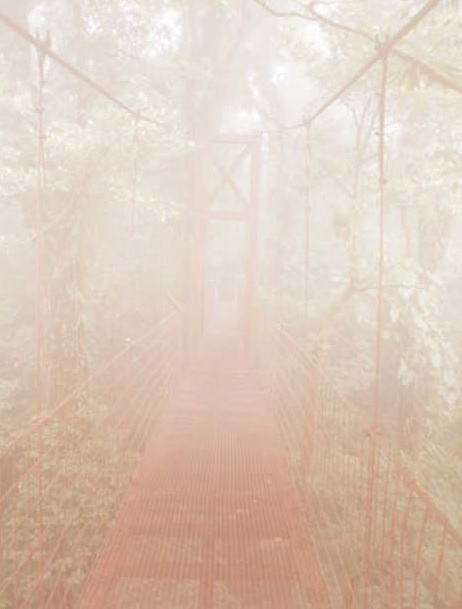
#> input picture media/hazed.jpg, 462 x 609 px
$ python defogging.py   (older library calls are emulated)
#> lines starting #> are read from the running program, lines starting #| are printed output that depends on the picture
import math
import numpy as np
import cv2

def AirlightEstimation(image,dep):
    [h,w] = image.shape[:2]
    imsz = h*w
    numpx = int(max(math.floor(imsz/1000),1))
    darkvec = dep.reshape(imsz,1);
    imvec = image.reshape(imsz,3)

    indices = darkvec.argsort();
    indices = indices[imsz-numpx::]

    atmlit = np.zeros([1,3])
    for ind in range(1,numpx):
        atmlit = atmlit + imvec[indices[ind]]

    air = atmlit / numpx
    return air

def DepthFusion(image,sz):
    b,g,r = cv2.split(image)
    dist = cv2.min(cv2.min(r,g),b)
    kernel = cv2.getStructuringElement(cv2.MORPH_RECT,(sz,sz))
    dep = cv2.erode(dist,kernel)
    return dep

def DepthEstimate(image,air,sz):
    alpha = 0.95
    im3 = np.empty(image.shape,image.dtype)

    for ind in range(0,3):
        im3[:,:,ind] = image[:,:,ind]/air[0,ind]

    depth = 1 - alpha*DepthFusion(im3,sz)
    return depth

def Depthfilter(image,p,r,eps):
    mean1 = cv2.boxFilter(image,cv2.CV_64F,(r,r))
    mean2 = cv2.boxFilter(p, cv2.CV_64F,(r,r))
    mean3 = cv2.boxFilter(image*p,cv2.CV_64F,(r,r))
    cov = mean3 - mean1*mean2

    meanI = cv2.boxFilter(image*image,cv2.CV_64F,(r,r))
    var_I   = meanI - mean1*mean2

    a = cov/(var_I + eps)
    b = mean2 - a*mean1

    a_mean = cv2.boxFilter(a,cv2.CV_64F,(r,r))
    b_mean = cv2.boxFilter(b,cv2.CV_64F,(r,r))

    q = a_mean*image + b_mean
    return q

def DepthMap(image,et):
    gray = cv2.cvtColor(image,cv2.COLOR_BGR2GRAY);
    gray = np.float64(gray)/255;
    r = 60
    eps = 0.0001
    t = Depthfilter(gray,et,r,eps)

    return t

def SceneReflect(image,t,air,tx = 0.1):
    res = np.empty(image.shape,image.dtype)
    t = cv2.max(t,tx)

    for ind in range(0,3):
        res[:,:,ind] = (image[:,:,ind]-air[0,ind])/t + air[0,ind]

    return res

if __name__ == '__main__':
    fn = 'media/hazed.jpg'
    src = cv2.imread(fn);
#> src is the input picture: shape (609, 462, 3); mean B, G, R 185.3, 200.6, 220.8
    I = src.astype('float64')/255
    dep = DepthFusion(I,15)
#> in DepthFusion, `dep = cv2.erode(dist,kernel)`:
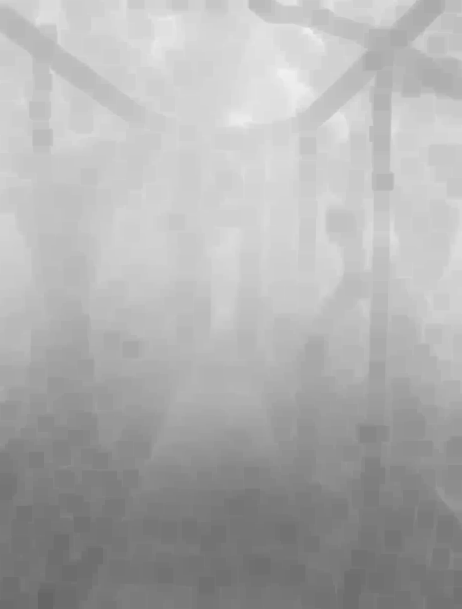
#> dep: shape (609, 462) float64; min 0.4, max 0.941, mean 0.686
    air = AirlightEstimation(I,dep);
#> in AirlightEstimation, `indices = indices[imsz-numpx::]`: indices = 281 values from 0 to 0
#> the loop in AirlightEstimation, `for ind in range(1,numpx):` made 280 passes
#> atmlit on passes 1 to 3: [[0.847, 0.855, 0.898]], [[1.69, 1.71, 1.8]], [[2.54, 2.56, 2.69]]
#> after the loop in AirlightEstimation, `for ind in range(1,numpx):`: atmlit = [[237.2, 239.4, 251.5]]
#> in AirlightEstimation, `air = atmlit / numpx`: air = [[0.844, 0.852, 0.895]]
#> air = [[0.844, 0.852, 0.895]]
    te = DepthEstimate(I,air,15)
#> after the loop in DepthEstimate, `for ind in range(0,3):`:
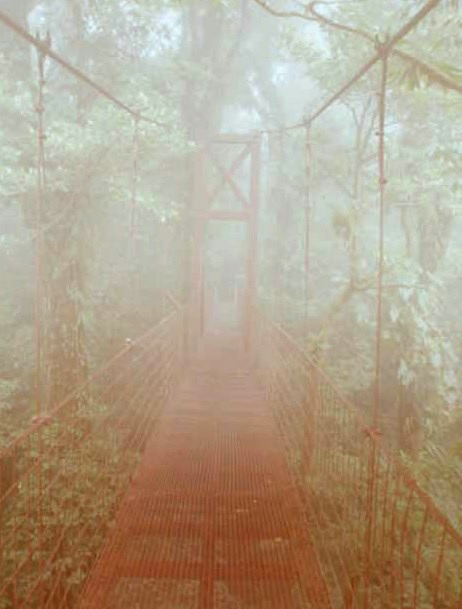
#> im3: shape (609, 462, 3) float64; mean B, G, R 0.861, 0.924, 0.968; drawn with min black and max white
    t = DepthMap(src,te)
#> in Depthfilter, `a_mean = cv2.boxFilter(a,cv2.CV_64F,(r,r))`:
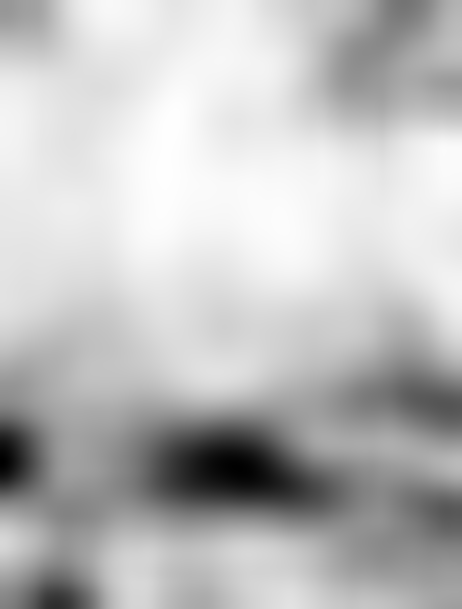
#> a_mean: shape (609, 462) float64; min -0.00403, max -5.45e-05, mean -0.00106; drawn with min black and max white
    J = SceneReflect(I,t,air,0.1)
#> after the loop in SceneReflect, `for ind in range(0,3):`:
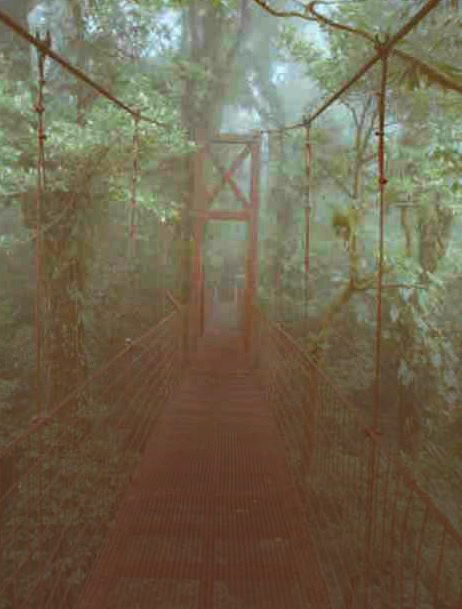
#> res: shape (609, 462, 3) float64; mean B, G, R 0.537, 0.781, 0.888; drawn with min black and max white
    arr = np.hstack((I, J))
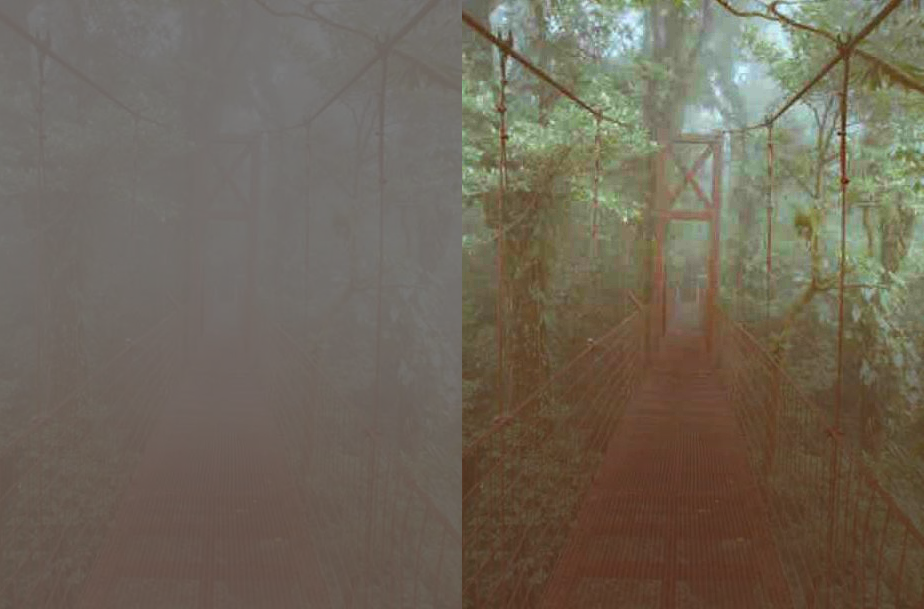
#> arr: shape (609, 924, 3) float64; mean B, G, R 0.632, 0.784, 0.877; drawn with min black and max white
    #cv2.imshow("contrast", arr)
    cv2.imwrite("defog.png", J*255 )
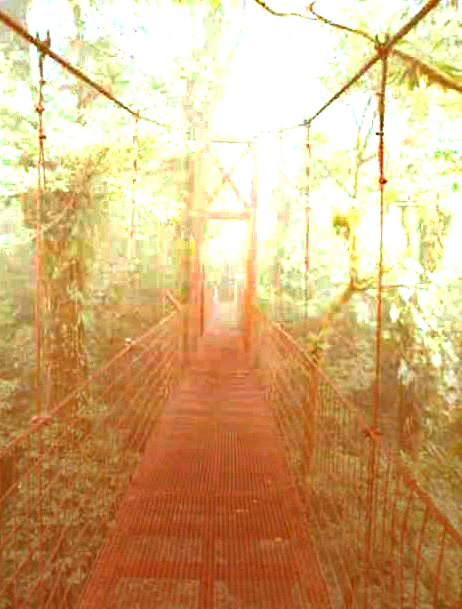
#> saved as defog.png: shape (609, 462, 3); mean B, G, R 125.5, 175.1, 211.1
    cv2.imwrite("contrast.png", arr*255)
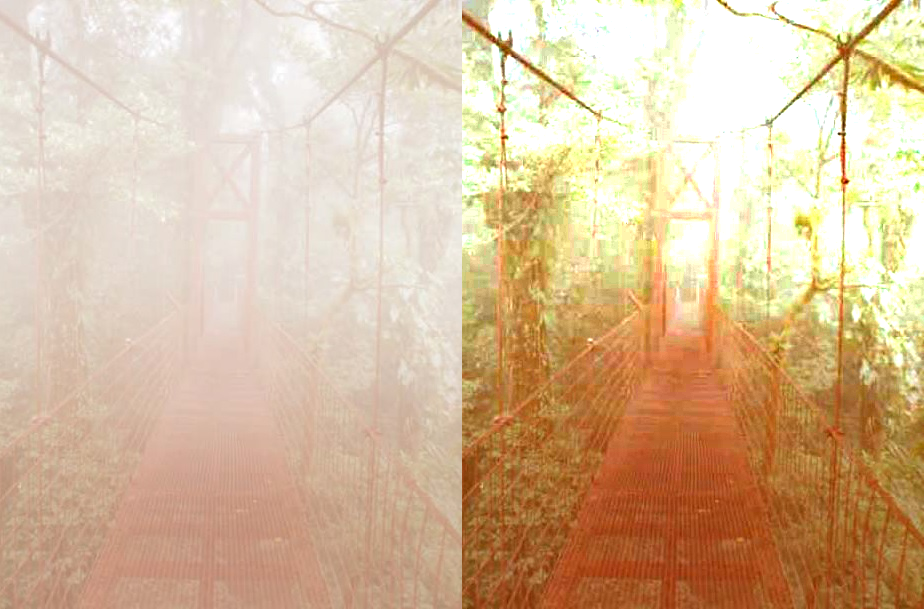
#> saved as contrast.png: shape (609, 924, 3); mean B, G, R 155.4, 187.8, 216
    cv2.waitKey(0)
